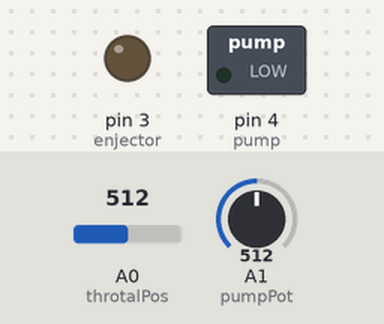
The sketch below on a simulated Arduino Uno, built with avr-gcc and run on an emulated ATmega328P. On the bench: switched loads named in the sketch (green lamp = pin HIGH), output pins drawn as LEDs (lit = HIGH). Inputs (shaded band) come from the test bench; at power-on: A0 (throtalPos) = 512, A1 (pumpPot) = 512.

Above: at 1.2 s.
1.3 s: A0 (throtalPos) set to 0
At 2.5 s:
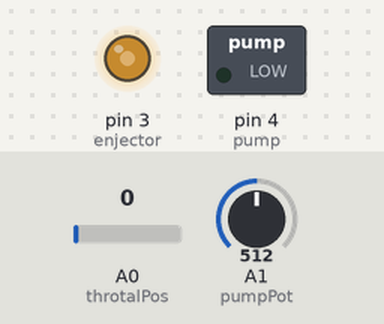
2.8 s: A0 (throtalPos) set to 122
At 2.98 s:
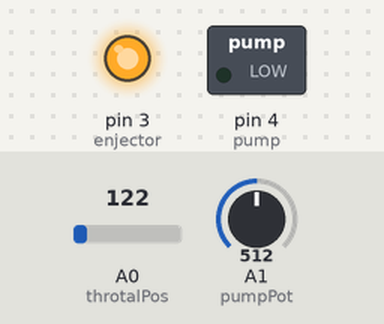
Timing chart, 0 to 11.8 s (numbered marks = the images above; inputs shaded):
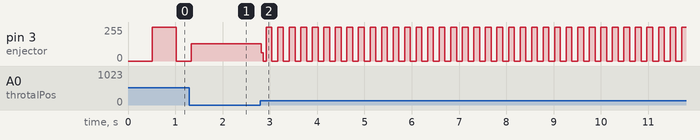

The sketch:

Efi_system.ino
```cpp
//EFI System
//By trevor Grusyznski, for the bike
//DONT USE THIS, You will die if you run it with your system, my is special


// Tuneagurables
const int idleThresh = 205;
const int lowThresh  = 410;
const int midThresh  = 750;
const int higThresh  = 1024;
// end configurables

// pins n' stuff
  //outputs
const int enjector     =  3;      // Enjector trigger pin
const int pump         =  4;      // pump trigger pin
  //inputs
const int pumpPot      =  1;      // Pot in A1, A config pot for the pump
const int throtalPos   =  0;      // pot in A0, main throtal input


int enjState = LOW;             // enjector state
int pumpState = LOW;            // Pump state
unsigned long enjPreviousMills = 0;        // will store last time enj was updated
unsigned long pumpPreviousMills = 0;
int enjinterval = 0;               //Throtal enjinterval
int pumpinterval = 0;

void setup() {
  // set the digital pin as output:
  pinMode(enjector, OUTPUT);
  pinMode(pump, OUTPUT);

  Serial.begin(9600);      // open the serial port at 9600 bps: for output of the pot

}


void loop() {
  enjinterval = analogRead(throtalPos);    //Value that will goto the blink code

  fuleManage();


//  pumpinterval = analogRead(throtalPos); //something to control the pump with the old code
// Old Pump code that wouldent work right
//  // Code for pump pulse
//   unsigned long pumpCurrentMillis = millis();
//   if (pumpCurrentMillis - pumpPreviousMills >= pumpinterval) {
//    pumpPreviousMills = pumpCurrentMillis;
//    if (pumpState == LOW) {
//      pumpState = HIGH;
//    } else {
//      pumpState = LOW;
//    }
//    digitalWrite(pump, pumpState);
//  }
//  // End code for pump

  // Code for enjector pulse
  unsigned long enjcurrentMills = millis();
  if (enjcurrentMills - enjPreviousMills >= enjinterval) {
    enjPreviousMills = enjcurrentMills;
      if (enjState == LOW) {
        enjState = HIGH;
    } else {
        enjState = LOW;
    }
    digitalWrite(enjector, enjState);
  }
  // End enjector code

}


void fuleManage(){
  //Serial.println("I ran");
  if ((analogRead(pumpPot)) >= idleThresh){

  }else if ((analogRead(pumpPot)) <= lowThresh){

  }else if ((analogRead(pumpPot)) <= midThresh){

  }else if ((analogRead(pumpPot)) <= higThresh){

  }else{
    //This is an error if we are here
    Serial.println(analogRead(pumpPot)); //Some data
    // Something here to send some led code
  }


}
```

Measured:
- after the input at 2.8 s, pin 3 (enjector): 128/255 → 61/255 at once, then moves between 0/255 and 255/255, repeating every 0.73 s
